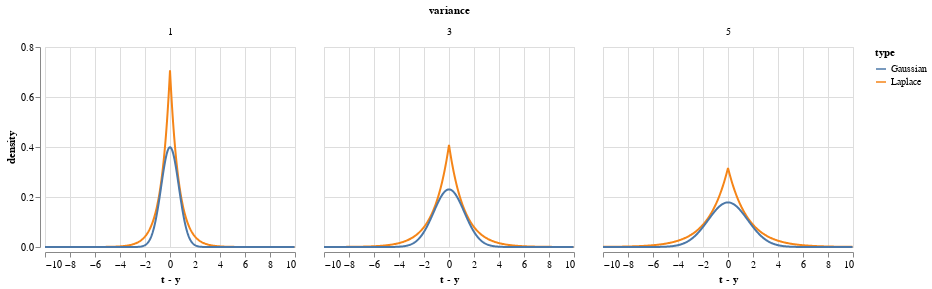

This figure's notebook cell:
### Code cell
alt.Chart(ndf).mark_line().encode(
    x=alt.X("t", title="t - y"),
    y="density",
    color="type:N",
).properties(width=250, height=200).facet(facet="variance")

### Figure 1 — Vega-Lite specification as saved in the notebook (floating-point values rounded to 4 significant figures; data arrays with more than 128 entries replaced by an {"elided": "..."} marker saying what was removed)
{"config": {"view": {"continuousWidth": 400, "continuousHeight": 300}}, "data": {"name": "data-d04842bb916fb76fa265938acf2ecd53"}, "facet": {"type": "quantitative", "field": "variance"}, "spec": {"mark": "line", "encoding": {"color": {"type": "nominal", "field": "type"}, "x": {"type": "quantitative", "field": "t", "title": "t - y"}, "y": {"type": "quantitative", "field": "density"}}, "height": 200, "width": 250}, "$schema": "https://vega.github.io/schema/vega-lite/v4.8.1.json", "datasets": {"data-d04842bb916fb76fa265938acf2ecd53": {"elided": "3000 records"}}}
